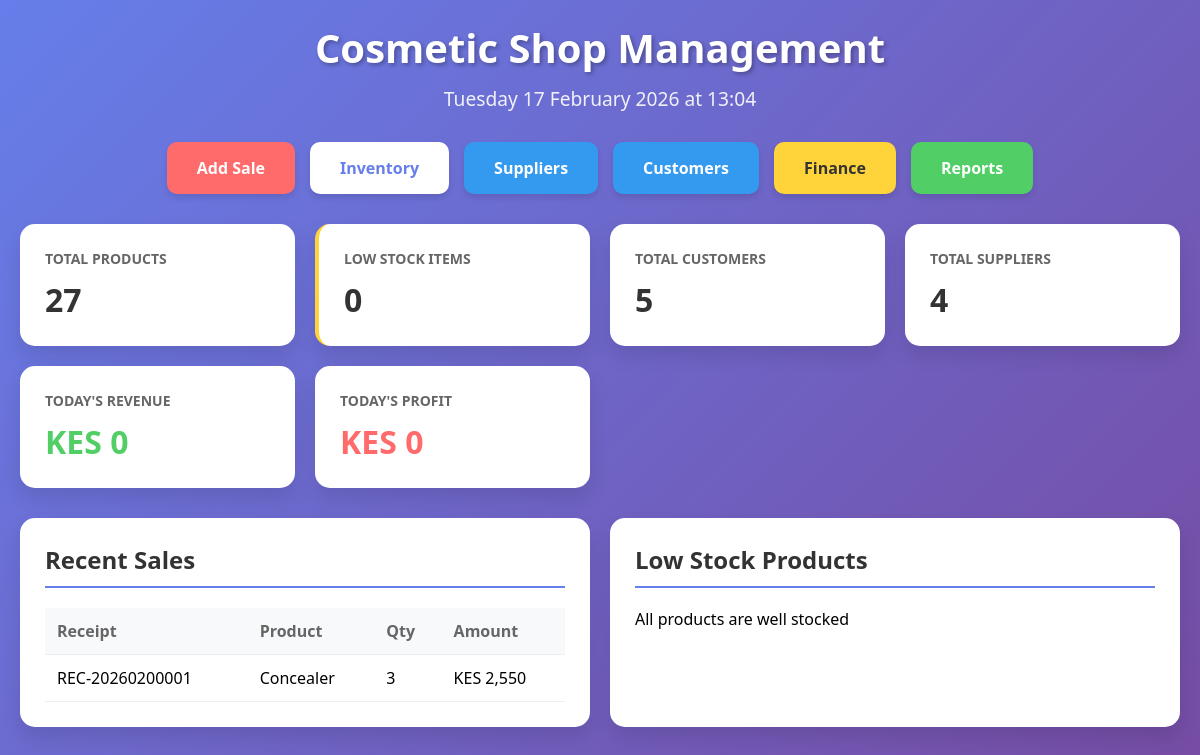
The page / on the database its author committed.
### app.py (models this page shows)
class Sale(db.Model):
    id = db.Column(db.Integer, primary_key=True)
    product_id = db.Column(db.Integer, db.ForeignKey('product.id'), nullable=False)
    customer_id = db.Column(db.Integer, db.ForeignKey('customer.id'), nullable=True)
    quantity = db.Column(db.Integer, nullable=False)
    unit_price = db.Column(db.Float, nullable=False)
    total_amount = db.Column(db.Float, nullable=False)
    payment_method = db.Column(db.String(20))
    receipt_number = db.Column(db.String(50), unique=True)
    sale_date = db.Column(db.DateTime, default=datetime.utcnow)
    profit = db.Column(db.Float, default=0)

class Product(db.Model):
    id = db.Column(db.Integer, primary_key=True)
    name = db.Column(db.String(200), nullable=False)
    brand = db.Column(db.String(100))
    category = db.Column(db.String(50))
    buying_price = db.Column(db.Float, default=0)
    selling_price = db.Column(db.Float, default=0)
    quantity = db.Column(db.Integer, default=0)
    reorder_level = db.Column(db.Integer, default=10)
    supplier_id = db.Column(db.Integer, db.ForeignKey('supplier.id'))
    expiry_date = db.Column(db.Date, nullable=True)
    created_at = db.Column(db.DateTime, default=datetime.utcnow)
    supplier = db.relationship('Supplier', backref='products')
    sales = db.relationship('Sale', backref='product', lazy=True)

### app.py (the view)
@app.route('/')
def index():
    total_products = Product.query.count()
    low_stock = Product.query.filter(Product.quantity <= Product.reorder_level).count()
    total_customers = Customer.query.count()
    total_suppliers = Supplier.query.count()
    today = datetime.now().date()
    today_sales = Sale.query.filter(db.func.date(Sale.sale_date) == today).all()
    today_revenue = sum(s.total_amount for s in today_sales)
    today_profit = sum(s.profit for s in today_sales)
    recent_sales = Sale.query.order_by(Sale.sale_date.desc()).limit(5).all()
    low_stock_products = Product.query.filter(Product.quantity <= Product.reorder_level).limit(5).all()
    return render_template('index.html',
                           total_products=total_products,
                           low_stock=low_stock,
                           total_customers=total_customers,
                           total_suppliers=total_suppliers,
                           today_revenue=today_revenue,
                           today_profit=today_profit,
                           recent_sales=recent_sales,
                           low_stock_products=low_stock_products)

### templates/index.html (shortened to what this page needs)
<!DOCTYPE html>
<html lang="en">
<head>
</head>
<body>
    <div class="container">
        <h1>Cosmetic Shop Management</h1>
        <div class="datetime" id="datetime"></div>
        <div class="nav">
            <a href="{{ url_for('add_sale') }}" class="nav-btn primary">Add Sale</a>
            <a href="{{ url_for('inventory') }}" class="nav-btn">Inventory</a>
            <a href="{{ url_for('suppliers') }}" class="nav-btn info">Suppliers</a>
            <a href="{{ url_for('customers') }}" class="nav-btn info">Customers</a>
            <a href="{{ url_for('finance') }}" class="nav-btn warning">Finance</a>
            <a href="{{ url_for('reports') }}" class="nav-btn success">Reports</a>
        </div>
        <div class="stats-grid">
            <div class="stat-card">
                <h3>Total Products</h3>
                <div class="value">{{ total_products }}</div>
            </div>
            <div class="stat-card warning-card">
                <h3>Low Stock Items</h3>
                <div class="value">{{ low_stock }}</div>
            </div>
            <div class="stat-card">
                <h3>Total Customers</h3>
                <div class="value">{{ total_customers }}</div>
            </div>
            <div class="stat-card">
                <h3>Total Suppliers</h3>
                <div class="value">{{ total_suppliers }}</div>
            </div>
            <div class="stat-card revenue">
                <h3>Today's Revenue</h3>
                <div class="value">KES {{ "{:,.0f}".format(today_revenue) }}</div>
            </div>
            <div class="stat-card profit">
                <h3>Today's Profit</h3>
                <div class="value">KES {{ "{:,.0f}".format(today_profit) }}</div>
            </div>
        </div>
        <div class="content-grid">
            <div class="card">
                <h2>Recent Sales</h2>
                {% if recent_sales %}
                <table>
                    <thead>
                        <tr>
                            <th>Receipt</th>
                            <th>Product</th>
                            <th>Qty</th>
                            <th>Amount</th>
                        </tr>
                    </thead>
                    <tbody>
                        {% for sale in recent_sales %}
                        <tr>
                            <td>{{ sale.receipt_number }}</td>
                            <td>{{ sale.product.name }}</td>
                            <td>{{ sale.quantity }}</td>
                            <td>KES {{ "{:,.0f}".format(sale.total_amount) }}</td>
                        </tr>
                        {% endfor %}
                    </tbody>
                </table>
                {% else %}
                <div class="empty-state">No sales yet today</div>
                {% endif %}
            </div>
            <div class="card">
                <h2>Low Stock Products</h2>
                {% if low_stock_products %}
                <table>
                    <thead>
                        <tr>
                            <th>Product</th>
                            <th>Category</th>
                            <th>Stock</th>
                            <th>Reorder Level</th>
                        </tr>
                    </thead>
                    <tbody>
                        {% for product in low_stock_products %}
                        <tr>
                            <td>{{ product.name }}</td>
                            <td><span class="badge category">{{ product.category }}</span></td>
                            <td><span class="badge low-stock">{{ product.quantity }}</span></td>
                            <td>{{ product.reorder_level }}</td>
                        </tr>
                        {% endfor %}
                    </tbody>
                </table>
                {% else %}
                <div class="empty-state">All products are well stocked</div>
                {% endif %}
            </div>
        </div>
    </div>
</body>
</html>

### templates/index.html (style rules this page uses)
* { margin: 0; padding: 0; box-sizing: border-box; }
body { font-family: 'Segoe UI', Tahoma, Geneva, Verdana, sans-serif; background: linear-gradient(135deg, #667eea 0%, #764ba2 100%); min-height: 100vh; padding: 20px; }
.container { max-width: 1400px; margin: 0 auto; }
h1 { color: white; text-align: center; margin-bottom: 10px; font-size: 2.5em; text-shadow: 2px 2px 4px rgba(0,0,0,0.3); }
.datetime { text-align: center; color: rgba(255,255,255,0.9); font-size: 1.2em; margin-bottom: 30px; }
.nav { display: flex; flex-wrap: wrap; justify-content: center; gap: 15px; margin-bottom: 30px; }
.nav-btn { padding: 15px 30px; font-size: 16px; background: white; color: #667eea; border: none; border-radius: 10px; cursor: pointer; text-decoration: none; font-weight: bold; box-shadow: 0 4px 6px rgba(0,0,0,0.1); transition: transform 0.2s, box-shadow 0.2s; }
.nav-btn.primary { background: #ff6b6b; color: white; }
.nav-btn.success { background: #51cf66; color: white; }
.nav-btn.warning { background: #ffd43b; color: #333; }
.nav-btn.info { background: #339af0; color: white; }
.stats-grid { display: grid; grid-template-columns: repeat(auto-fit, minmax(250px, 1fr)); gap: 20px; margin-bottom: 30px; }
.stat-card { background: white; border-radius: 15px; padding: 25px; box-shadow: 0 10px 20px rgba(0,0,0,0.1); }
.stat-card h3 { color: #666; font-size: 14px; text-transform: uppercase; margin-bottom: 10px; }
.stat-card .value { font-size: 32px; font-weight: bold; color: #333; }
.stat-card.revenue .value { color: #51cf66; }
.stat-card.profit .value { color: #ff6b6b; }
.stat-card.warning-card { border-left: 4px solid #ffd43b; }
.content-grid { display: grid; grid-template-columns: repeat(auto-fit, minmax(400px, 1fr)); gap: 20px; }
.card { background: white; border-radius: 15px; padding: 25px; box-shadow: 0 10px 20px rgba(0,0,0,0.1); }
.card h2 { color: #333; margin-bottom: 20px; font-size: 1.5em; border-bottom: 2px solid #667eea; padding-bottom: 10px; }
table { width: 100%; border-collapse: collapse; }
th, td { padding: 12px; text-align: left; border-bottom: 1px solid #eee; }
th { background: #f8f9fa; color: #666; font-weight: 600; }

### rows shown on the page
Sale: receipt_number "REC-20260200001", product.name "Concealer", quantity "3", total_amount "2,550"

### other values the page prints
{{ total_products }} "27"
{{ low_stock }} "0"
{{ total_customers }} "5"
{{ total_suppliers }} "4"
{{ "{:,.0f}".format(today_revenue) }} "0"
{{ "{:,.0f}".format(today_profit) }} "0"
